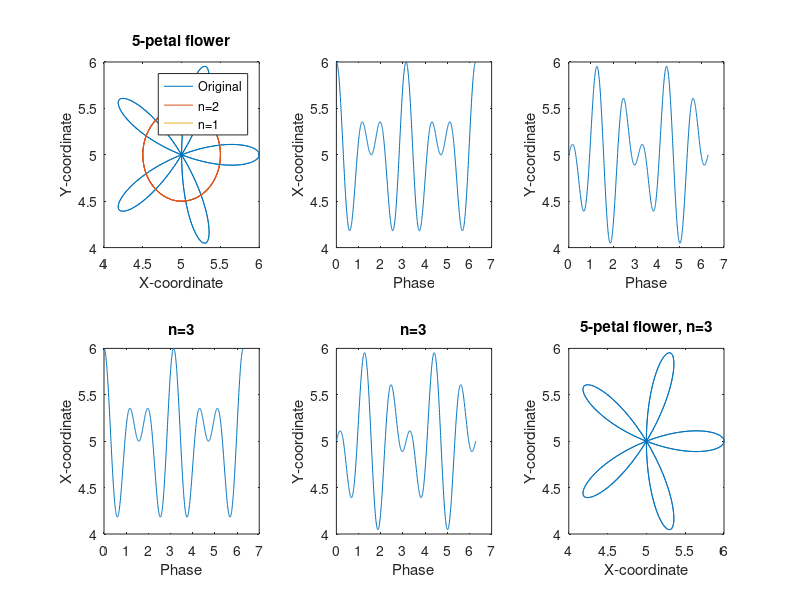

MATLAB code for this plot:
clc
clear all 
close all

t = [0:2*pi/1000:2*pi];
x =5+cos(5.*t).*cos(t);
y=5+cos(5.*t).*sin(t);

subplot(231)
plot(x,y)
xlabel('X-coordinate')
ylabel('Y-coordinate')
title('5-petal flower')
subplot(232)
plot(t,x)
xlabel('Phase')
ylabel('X-coordinate')
subplot(233)
plot(t,y)
xlabel('Phase')
ylabel('Y-ccordinate')

%Fourier Series Approximation
%Omega
wx=2;
%Coefficients (obtained from the Curve Fitting Tool)
wx=2;
ax=[10 0 0.5 0.5];
bx=[0 0 0];

X=ax(1)/2+ax(2)*cos(1*wx.*t)+ax(3)*cos(2*wx.*t)+ax(4)*cos(3*wx.*t);
subplot(234)
plot(t,X)
xlabel('Phase')
ylabel('X-coordinate')
title('n=3')

wy=2;
ay=[10 0 0 0];
by=[0 -0.5 0.5];

Y=ay(1)/2+by(1)*sin(1*wx.*t)+by(2)*sin(2*wx.*t)+by(3)*sin(3*wx.*t);

subplot(235)
plot(t,Y)
xlabel('Phase')
ylabel('Y-coordinate')
title('n=3')
subplot(236)
plot(X,Y)
xlabel('X-coordinate')
ylabel('Y-coordinate')
title('5-petal flower, n=3')

X2=ax(1)/2+ax(2)*cos(1*wx.*t)+ax(3)*cos(2*wx.*t);
Y2=ay(1)/2+by(1)*sin(1*wx.*t)+by(2)*sin(2*wx.*t);

X1=ax(1)/2+ax(2)*cos(1*wx.*t);
Y1=ay(1)/2+by(1)*sin(1*wx.*t);
subplot(231)
hold on
plot(X2,Y2)
hold on
plot(X1,Y1)
legend('Original', 'n=2', 'n=1')

